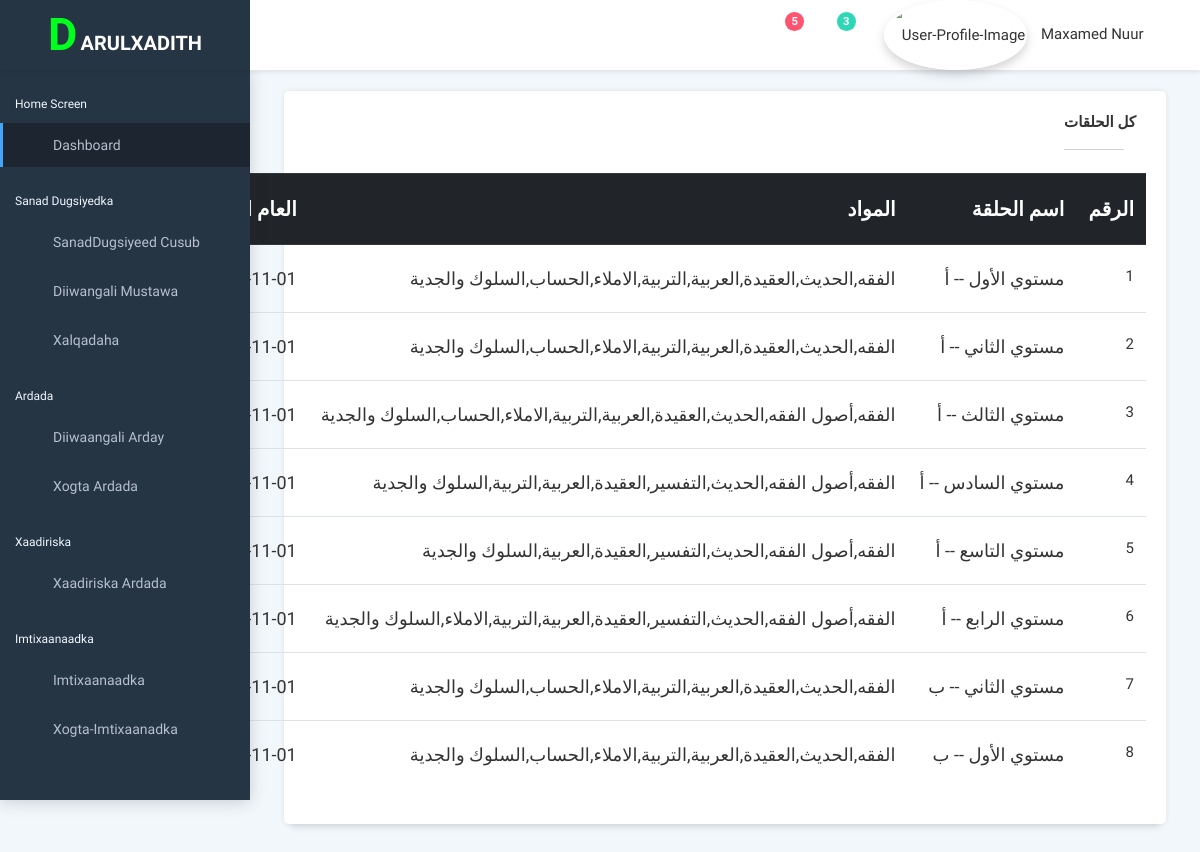
Page /imtixanka_xalqadaha/ on the committed database.
### darulxadith_system/models.py (models this page shows)
class Xalqada(models.Model):
    mustawaha=models.ForeignKey(Mustawaha,on_delete=models.CASCADE)
    magacaXalqada=models.CharField(max_length=255)
    def __str__(self) -> str:
        return str(self.mustawaha) +" -- "+ self.magacaXalqada

class Mustawaha(models.Model):
    magacaMustawaha=models.CharField(max_length=100)
    sanadDugsiyeedka=models.ForeignKey(SanadDugsiyeedka,on_delete=models.CASCADE)
    maadoyinka=models.CharField(max_length=1000)
    def __str__(self) -> str:
        return self.magacaMustawaha

class SanadDugsiyeedka(models.Model):
    taariikhdaBillowgaHijri = models.CharField(max_length=10)
    taariikhdaDhamaadkaHijri = models.CharField(max_length=10)
    taariikhdaBillowgaMiladi=models.CharField(max_length=10)
    taariikhdaDhamaadkaMIladi=models.CharField(max_length=10)
    def __str__(self):
        return str(self.taariikhdaBillowgaHijri)+" -- "+str(self.taariikhdaDhamaadkaHijri)

### darulxadith_system/views.py (the view)
# urls.py: path('imtixanka_xalqadaha/',views.imtixankaXalqadaha),
def imtixankaXalqadaha(request):
    data={
        'xalqadaha':Xalqada.objects.all()
    }
    return render(request,'darulxadith_pr/imtixanka_xalqadaha.html',data)

### templates/darulxadith_pr/imtixanka_xalqadaha.html (shortened to what this page needs)
{% extends 'base.html' %}
{% load jalali_tags %}
{% load static %}
{% block content %}
<div class="pcoded-content" dir="rtl" style="text-align: right; font-family: 'Amiri', serif;">
    <div class="pcoded-inner-content">
        <div class="main-body">
            <div class="page-wrapper">
                <div class="page-body">
                    <div class="row">
                        <div class="col-sm-12">
                            <div class="card">
                                <div class="card-header">
                                    <h5 style="font-family: 'Amiri', serif;">كل الحلقات</h5>
                                </div>
                                <div class="card-block">
                                    <table class="table table-hover">
                                        <thead class="thead-dark">
                                            <th width="10px"style="font-size: 20px;" >الرقم</th>
                                            <th style="font-size: 20px;">اسم الحلقة</th>
                                            <th style="font-size: 20px;">المواد</th>
                                            <th style="font-size: 20px;">العام الدراسي</th>
                                        </thead>
                                        <tbody>
                                            {% for xalqada in xalqadaha %}
                                            <tr onclick="location.href='/imtixanka_xalqadaan/{{xalqada.mustawaha}}/{{xalqada.magacaXalqada}} '" >
                                                 <td>{{ forloop.counter }}</td>
                                                <td style="font-size: 18px;" >{{ xalqada }}</td>
                                                <td style="font-size: 18px;" >{{ xalqada.mustawaha.maadoyinka }}</td>
                                                <td style="font-size: 18px;" >{{ xalqada.mustawaha.sanadDugsiyeedka }}</td>
                                            </tr>
                                            {% endfor %}
                                        </tbody>
                                    </table>
                                </div>
                            </div>
                        </div>
                    </div>
                </div>
            </div>
        </div>
    </div>
</div>
{% endblock %}

### rows in the picture
Xalqada: mustawaha+magacaXalqada "مستوي الأول -- أ", mustawaha.maadoyinka "الفقه,الحديث,العقيدة,العربية,التربية,الاملاء,الحساب,السلوك والجدية", mustawaha.sanadDugsiyeedka "1442-11-01…"
Xalqada: mustawaha+magacaXalqada "مستوي الثاني -- أ", mustawaha.maadoyinka "الفقه,الحديث,العقيدة,العربية,التربية,الاملاء,الحساب,السلوك والجدية", mustawaha.sanadDugsiyeedka "1442-11-01…"
Xalqada: mustawaha+magacaXalqada "مستوي الثالث -- أ", mustawaha.maadoyinka "الفقه,أصول الفقه,الحديث,العقيدة,العربية,التربية,الاملاء,الحساب,السلوك والجدية", mustawaha.sanadDugsiyeedka "1442-11-01…"
Xalqada: mustawaha+magacaXalqada "مستوي السادس -- أ", mustawaha.maadoyinka "الفقه,أصول الفقه,الحديث,التفسير,العقيدة,العربية,التربية,السلوك والجدية", mustawaha.sanadDugsiyeedka "1442-11-01…"
Xalqada: mustawaha+magacaXalqada "مستوي التاسع -- أ", mustawaha.maadoyinka "الفقه,أصول الفقه,الحديث,التفسير,العقيدة,العربية,السلوك والجدية", mustawaha.sanadDugsiyeedka "1442-11-01…"
Xalqada: mustawaha+magacaXalqada "مستوي الرابع -- أ", mustawaha.maadoyinka "الفقه,أصول الفقه,الحديث,التفسير,العقيدة,العربية,التربية,الاملاء,السلوك والجدية", mustawaha.sanadDugsiyeedka "1442-11-01…"
Xalqada: mustawaha+magacaXalqada "مستوي الثاني -- ب", mustawaha.maadoyinka "الفقه,الحديث,العقيدة,العربية,التربية,الاملاء,الحساب,السلوك والجدية", mustawaha.sanadDugsiyeedka "1442-11-01…"
Xalqada: mustawaha+magacaXalqada "مستوي الأول -- ب", mustawaha.maadoyinka "الفقه,الحديث,العقيدة,العربية,التربية,الاملاء,الحساب,السلوك والجدية", mustawaha.sanadDugsiyeedka "1442-11-01…"
